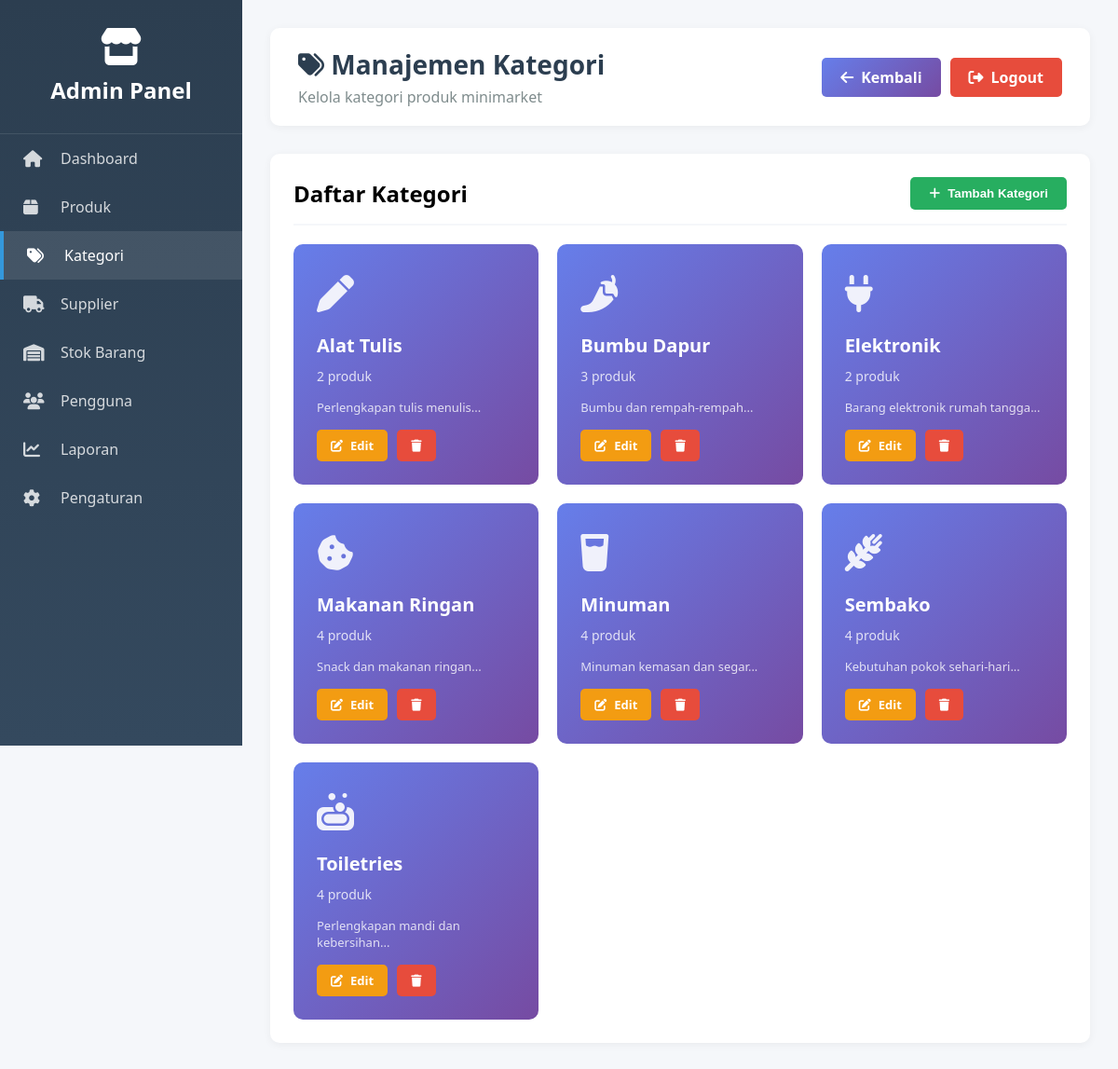
Screenshot of /admin/categories.php (signed in) with the database file from the repository.
### tables this page shows
CREATE TABLE `categories` (
  `id` int(11) NOT NULL,
  `category_name` varchar(100) NOT NULL,
  `description` text DEFAULT NULL,
  `icon` varchar(50) DEFAULT NULL,
  `status` enum('active','inactive') DEFAULT 'active',
  `created_at` timestamp NOT NULL DEFAULT current_timestamp(),
  `updated_at` timestamp NOT NULL DEFAULT current_timestamp() ON UPDATE current_timestamp()
);

### admin/categories.php (the view, shortened to what this page needs)
<?php
require_once '../config.php';
$categories = $conn->query("SELECT c.*, COUNT(p.id) as total_products FROM categories c LEFT JOIN products p ON c.id = p.category_id GROUP BY c.id ORDER BY c.category_name");
require_once '../includes/admin_header.php';
?>
</head>
<body>
    <div class="wrapper">
        <div class="sidebar">
            <div class="sidebar-header">
                <i class="fas fa-store" style="font-size: 40px; margin-bottom: 10px;"></i>
                <h2>Admin Panel</h2>
            </div>
            <div class="sidebar-menu">
                <a href="index.php" class="menu-item"><i class="fas fa-home"></i><span>Dashboard</span></a>
                <a href="products.php" class="menu-item"><i class="fas fa-box"></i><span>Produk</span></a>
                <a href="categories.php" class="menu-item active"><i class="fas fa-tags"></i><span>Kategori</span></a>
                <a href="suppliers.php" class="menu-item"><i class="fas fa-truck"></i><span>Supplier</span></a>
                <a href="stock.php" class="menu-item"><i class="fas fa-warehouse"></i><span>Stok Barang</span></a>
                <a href="users.php" class="menu-item"><i class="fas fa-users"></i><span>Pengguna</span></a>
                <a href="reports.php" class="menu-item"><i class="fas fa-chart-line"></i><span>Laporan</span></a>
                <a href="settings.php" class="menu-item"><i class="fas fa-cog"></i><span>Pengaturan</span></a>
            </div>
        </div>
        <div class="main-content">
            <div class="top-bar">
                <div>
                    <h1 style="font-size: 28px; color: #2c3e50;"><i class="fas fa-tags"></i> Manajemen Kategori</h1>
                    <p style="color: #7f8c8d; margin-top: 5px;">Kelola kategori produk minimarket</p>
                </div>
                <div style="display: flex; gap: 10px;">
                    <a href="index.php" class="btn btn-primary"><i class="fas fa-arrow-left"></i> Kembali</a>
                    <a href="../logout.php" class="btn btn-danger"><i class="fas fa-sign-out-alt"></i> Logout</a>
                </div>
            </div>
            <div class="card">
                <div class="card-header">
                    <h2>Daftar Kategori</h2>
                    <button class="btn btn-success" onclick="openModal()">
                        <i class="fas fa-plus"></i> Tambah Kategori
                    </button>
                </div>
                <div class="categories-grid">
                    <?php while($cat = $categories->fetch_assoc()): ?>
                    <div class="category-card">
                        <div class="category-icon">
                            <i class="fas <?php echo $cat['icon'] ?: 'fa-tag'; ?>"></i>
                        </div>
                        <div class="category-name"><?php echo $cat['category_name']; ?></div>
                        <div class="category-products"><?php echo $cat['total_products']; ?> produk</div>
                        <p style="font-size: 13px; opacity: 0.8; margin-bottom: 15px;"><?php echo substr($cat['description'], 0, 50); ?>...</p>
                        <div class="category-actions">
                            <a href="?edit=<?php echo $cat['id']; ?>" class="btn btn-warning">
                                <i class="fas fa-edit"></i> Edit
                            </a>
                            <a href="?delete=<?php echo $cat['id']; ?>" class="btn btn-danger" onclick="return confirm('Yakin ingin menghapus?')">
                                <i class="fas fa-trash"></i>
                            </a>
                        </div>
                    </div>
                    <?php endwhile; ?>
                </div>
            </div>
        </div>
    </div>
<?php require_once '../includes/admin_footer.php'; ?>

### admin/categories.php (style rules this page uses)
* { margin: 0; padding: 0; box-sizing: border-box; }
body { font-family: 'Segoe UI', Tahoma, Geneva, Verdana, sans-serif; background: #f5f7fa; }
.wrapper { display: flex; min-height: 100vh; }
.sidebar { width: 260px; background: linear-gradient(180deg, #2c3e50 0%, #34495e 100%); color: white; position: fixed; height: 100vh; overflow-y: auto; }
.sidebar-header { padding: 30px 20px; text-align: center; border-bottom: 1px solid rgba(255,255,255,0.1); }
.menu-item { padding: 15px 25px; display: flex; align-items: center; color: rgba(255,255,255,0.8); text-decoration: none; transition: all 0.3s; }
.menu-item:hover, .menu-item.active { background: rgba(255,255,255,0.1); color: white; border-left: 4px solid #3498db; }
.menu-item i { margin-right: 15px; font-size: 18px; width: 25px; }
.main-content { margin-left: 260px; flex: 1; padding: 30px; }
.top-bar { background: white; padding: 20px 30px; border-radius: 10px; display: flex; justify-content: space-between; align-items: center; margin-bottom: 30px; box-shadow: 0 2px 10px rgba(0,0,0,0.05); }
.btn { padding: 10px 20px; border: none; border-radius: 5px; cursor: pointer; font-weight: 600; text-decoration: none; display: inline-flex; align-items: center; gap: 8px; transition: all 0.3s; }
.btn-primary { background: linear-gradient(135deg, #667eea 0%, #764ba2 100%); color: white; }
.btn-success { background: #27ae60; color: white; }
.btn-danger { background: #e74c3c; color: white; }
.btn-warning { background: #f39c12; color: white; }
.card { background: white; border-radius: 10px; padding: 25px; box-shadow: 0 2px 10px rgba(0,0,0,0.05); margin-bottom: 30px; }
.card-header { display: flex; justify-content: space-between; align-items: center; margin-bottom: 20px; padding-bottom: 15px; border-bottom: 2px solid #f5f7fa; }
.categories-grid { display: grid; grid-template-columns: repeat(auto-fill, minmax(250px, 1fr)); gap: 20px; margin-top: 20px; }
.category-card { background: linear-gradient(135deg, #667eea 0%, #764ba2 100%); color: white; padding: 25px; border-radius: 10px; position: relative; overflow: hidden; transition: transform 0.3s; }
.category-icon { font-size: 40px; margin-bottom: 15px; opacity: 0.9; }
.category-name { font-size: 20px; font-weight: bold; margin-bottom: 10px; }
.category-products { font-size: 14px; opacity: 0.8; margin-bottom: 15px; }
.category-actions { display: flex; gap: 10px; }
.category-actions .btn { padding: 8px 15px; font-size: 13px; }

### rows the page displays
categories: category_name "Alat Tulis", total_products "2", description "Perlengkapan tulis menulis"
categories: category_name "Bumbu Dapur", total_products "3", description "Bumbu dan rempah-rempah"
categories: category_name "Elektronik", total_products "2", description "Barang elektronik rumah tangga"
categories: category_name "Makanan Ringan", total_products "4", description "Snack dan makanan ringan"
categories: category_name "Minuman", total_products "4", description "Minuman kemasan dan segar"
categories: category_name "Sembako", total_products "4", description "Kebutuhan pokok sehari-hari"
categories: category_name "Toiletries", total_products "4", description "Perlengkapan mandi dan kebersihan"
